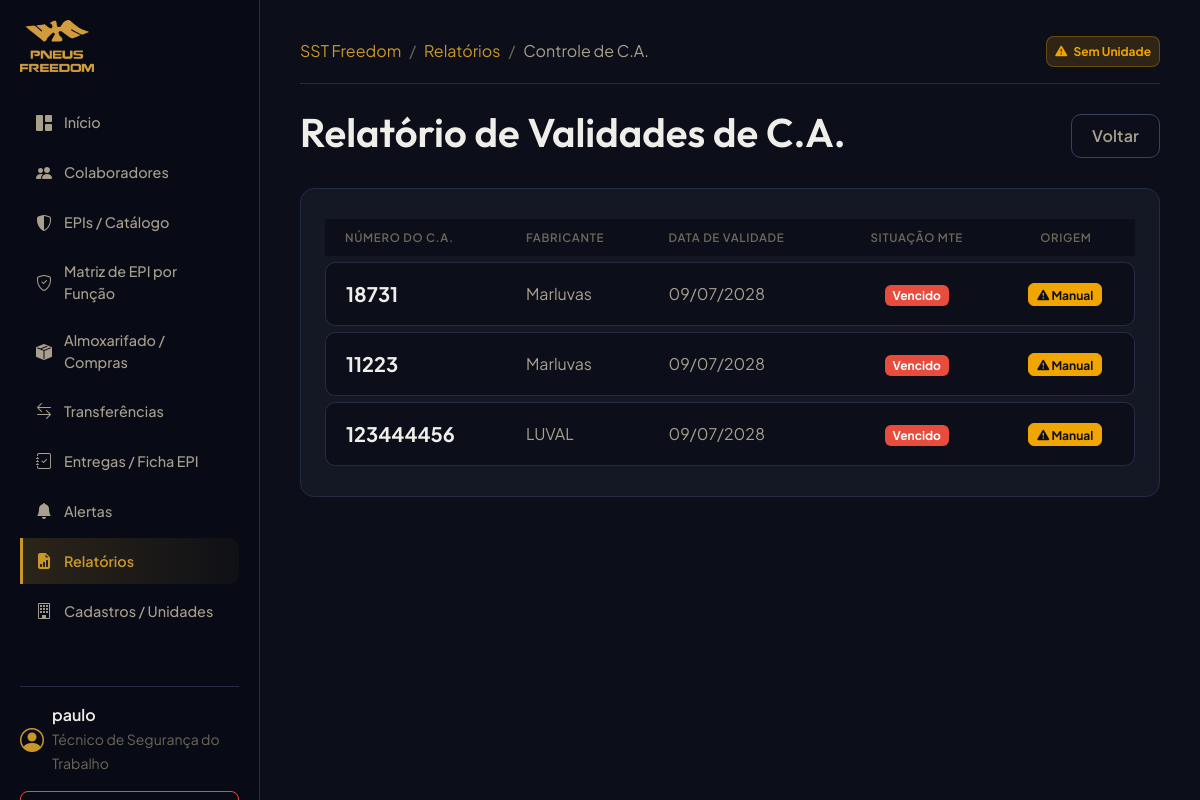
Before: /reports/ca-validity/ (signed in) with the older database file.
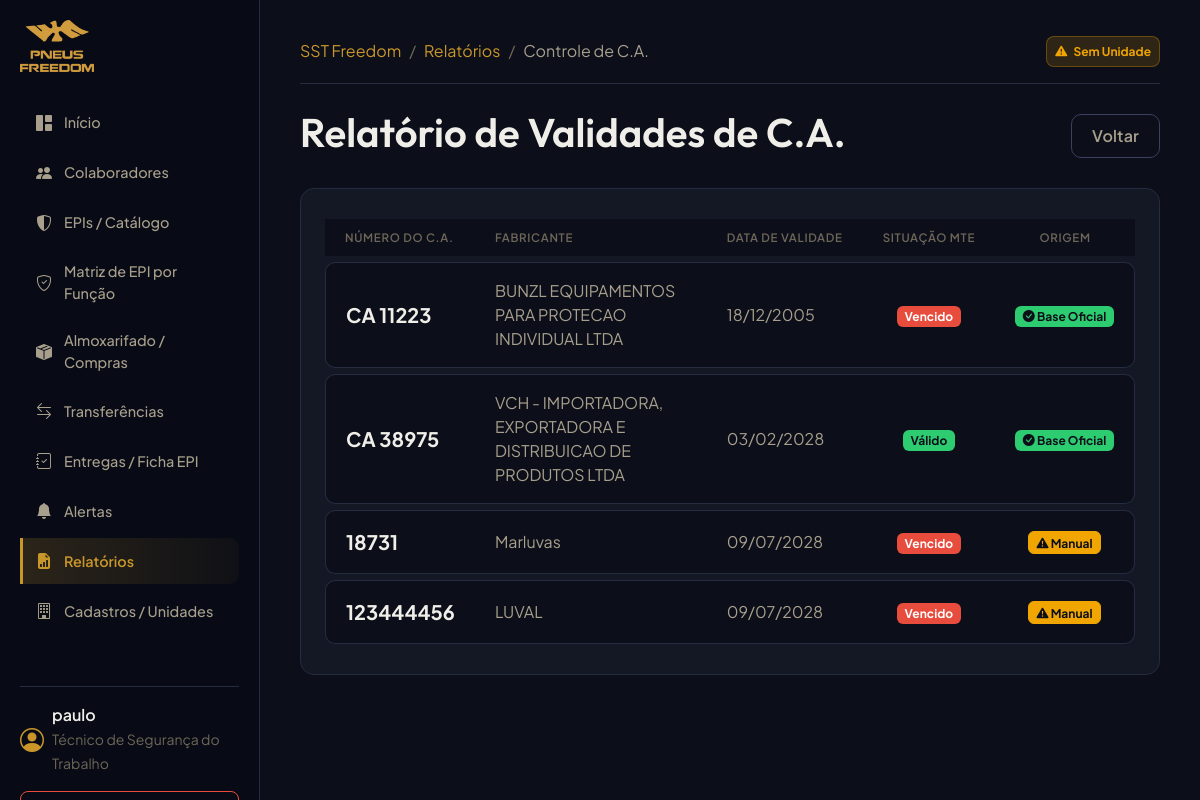
After: the same page with the newer database file.
### ppe/models.py (models this page shows, shortened)
class CertificadoAprovacao(models.Model):
    STATUS_VERIFICACAO = (
        ('VERIFICADO_BASE_OFICIAL', 'Verificado na Base Oficial CAEPI'),
        ('INFORMADO_MANUALMENTE', 'Informado Manualmente (com justificativa)'),
        ('NAO_ENCONTRADO', 'Não Encontrado na Base MTE'),
        ('DESATUALIZADO', 'Desatualizado'),
    )
    numero = models.CharField(max_length=50, unique=True, verbose_name="Número Normalizado (Dígitos)")
    numero_exibicao = models.CharField(max_length=50, verbose_name="Número de Exibição (ex: CA 12345)")
    equipamento = models.CharField(max_length=255, blank=True, null=True, verbose_name="Descrição Oficial do Equipamento")
    fabricante = models.CharField(max_length=255, blank=True, null=True, verbose_name="Fabricante/Importador Oficial")
    cnpj = models.CharField(max_length=20, blank=True, null=True, verbose_name="CNPJ do Fabricante/Importador")
    natureza_protecao = models.TextField(blank=True, null=True, verbose_name="Natureza da Proteção")
    situacao = models.CharField(max_length=100, blank=True, null=True, verbose_name="Situação do C.A.")
    observacoes = models.TextField(blank=True, null=True, verbose_name="Restrições ou Observações")
    data_emissao = models.DateField(blank=True, null=True, verbose_name="Data de Emissão")
    data_validade = models.DateField(verbose_name="Data de Validade do C.A.")
    fonte = models.CharField(max_length=100, default="CAEPI_MTE", verbose_name="Fonte de Dados")
    ultima_sincronizacao = models.DateTimeField(auto_now=True, verbose_name="Última Sincronização")
    status_verificacao = models.CharField(max_length=30, choices=STATUS_VERIFICACAO, default='INFORMADO_MANUALMENTE', verbose_name="Status de Verificação")
    justificativa_manual = models.TextField(blank=True, null=True, verbose_name="Justificativa (Se cadastrado manualmente)")
    presente_na_fonte = models.BooleanField(default=True, verbose_name="Presente na Fonte Oficial")
    versao_importacao = models.BigIntegerField(default=0, verbose_name="Versão da Última Importação")
    class Meta:
        verbose_name = "Certificado de Aprovação (C.A.)"
        verbose_name_plural = "Certificados de Aprovação (C.A.)"

### core/views.py (the view)
# urls.py: path("reports/ca-validity/", ReportCAValidityView.as_view(), name="report_ca_validity"),
class ReportCAValidityView(LoginRequiredMixin, ListView):
    model = CertificadoAprovacao
    template_name = "reports/ca_validity.html"
    context_object_name = "cas"
    queryset = CertificadoAprovacao.objects.all().order_by('data_validade')

### accounts/models.py (called while the page is built)
    def is_tecnico(self):
        return self.profile_type == self.TECNICO_SST or self.is_superuser

    def is_almoxarife(self):
        return self.profile_type == self.ALMOXARIFE or self.is_superuser

### templates/reports/ca_validity.html (shortened to what this page needs)
{% extends "base.html" %}
{% block breadcrumbs %}
<li class="breadcrumb-item"><a href="{% url 'report_list' %}" class="text-primary text-decoration-none">Relatórios</a></li>
<li class="breadcrumb-item active text-secondary" aria-current="page">Controle de C.A.</li>
{% endblock %}
{% block content %}
<div class="d-flex justify-content-between align-items-center mb-4">
    <h1>Relatório de Validades de C.A.</h1>
    <a href="{% url 'report_list' %}" class="btn btn-outline-secondary btn-premium">Voltar</a>
</div>
<div class="card-premium">
    <div class="table-responsive">
        <table class="table table-premium mb-0">
            <thead>
                <tr>
                    <th class="text-muted border-0">Número do C.A.</th>
                    <th class="text-muted border-0">Fabricante</th>
                    <th class="text-muted border-0">Data de Validade</th>
                    <th class="text-muted border-0 text-center">Situação MTE</th>
                    <th class="text-muted border-0 text-center">Origem</th>
                </tr>
            </thead>
            <tbody>
                {% for ca in cas %}
                <tr>
                    <td class="text-light fw-bold fs-5">{{ ca.numero_exibicao }}</td>
                    <td>{{ ca.fabricante|default:"-" }}</td>
                    <td>{{ ca.data_validade|date:"d/m/Y" }}</td>
                    <td class="text-center">
                        {% if ca.situacao == 'VÁLIDO' %}
                        <span class="badge bg-success">Válido</span>
                        {% else %}
                        <span class="badge bg-danger">Vencido</span>
                        {% endif %}
                    </td>
                    <td class="text-center">
                        {% if ca.status_verificacao == 'VERIFICADO_BASE_OFICIAL' %}
                        <span class="badge bg-success"><i class="bi bi-check-circle-fill"></i> Base Oficial</span>
                        {% else %}
                        <span class="badge bg-warning text-dark"><i class="bi bi-exclamation-triangle-fill"></i> Manual</span>
                        {% endif %}
                    </td>
                </tr>
                {% empty %}
                <tr>
                    <td colspan="5" class="text-center text-muted border-0 py-4">Nenhum Certificado de Aprovação (C.A.) cadastrado.</td>
                </tr>
                {% endfor %}
            </tbody>
        </table>
    </div>
</div>
{% endblock %}

Changed rows visible on the page:
changed CertificadoAprovacao: numero_exibicao "11223" → "CA 11223"; fabricante "Marluvas" → "BUNZL EQUIPAMENTOS PARA PROTECAO INDIVIDUAL LTDA"; data_validade "09/07/2028" → "18/12/2005"; status_verificacao "Manual" → "Base Oficial"; moves up the list
added CertificadoAprovacao: numero_exibicao "CA 38975", fabricante "VCH - IMPORTADORA, EXPORTADORA E DISTRIBUICAO DE PRODUTOS LTDA", data_validade "03/02/2028", situacao "Válido", shows "Base Oficial"
